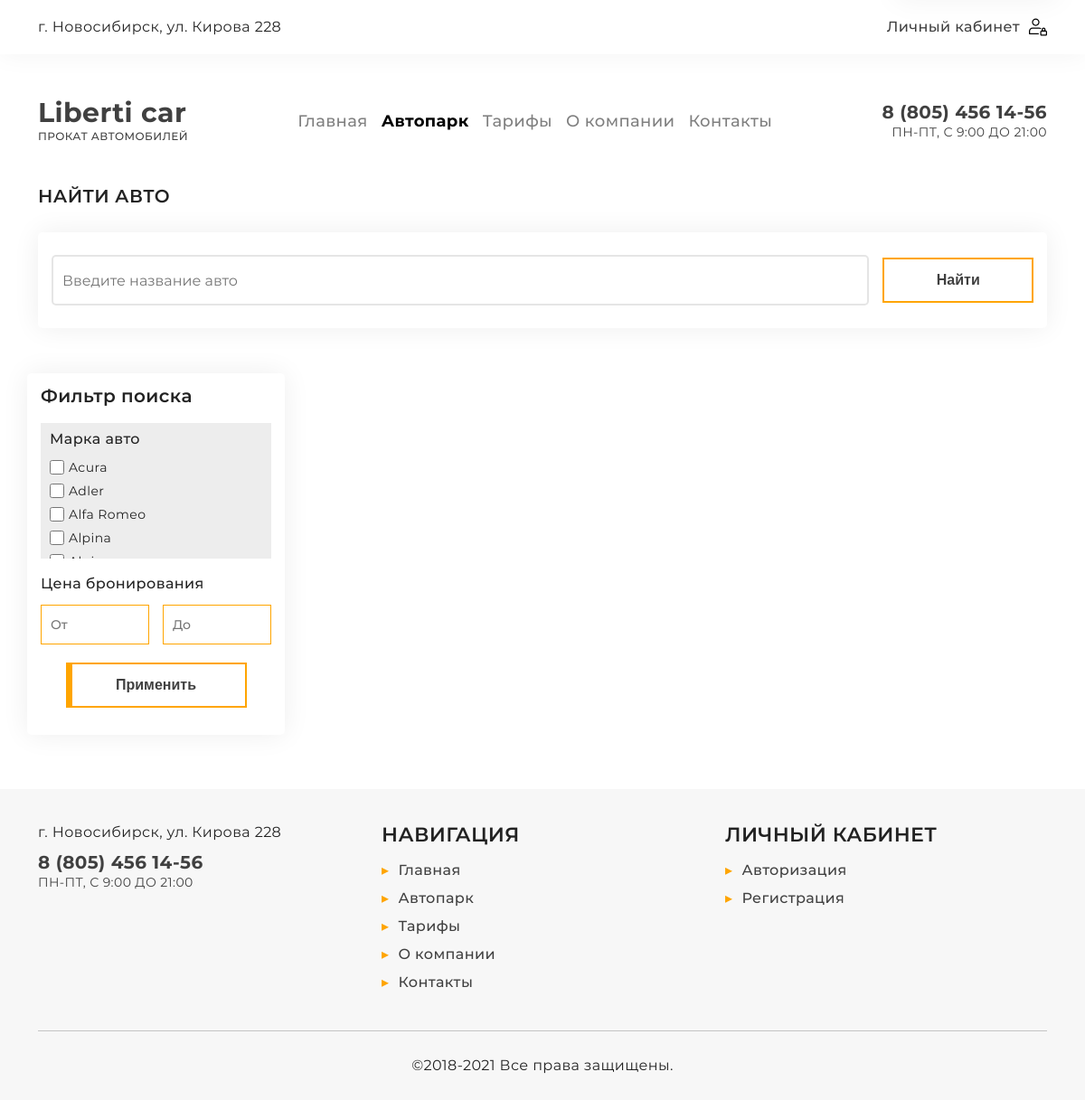
Page /pages/autopark.php on the committed database.
### tables this page shows
CREATE TABLE `brands` (
  `id_brand` int UNSIGNED NOT NULL,
  `name_brand` varchar(150) NOT NULL
);

### pages/autopark.php (the view, shortened to what this page needs)
<!DOCTYPE html>
<html lang="ru">
<head>
  <link rel="stylesheet" href="../css/reset.css">
  <link rel="stylesheet" href="../css/bootstrap-grid.min.css">
  <link rel="stylesheet" href="../css/style.css">
</head>
<body>
<header class="header">
    <div class="container header__content">
      <address class="address">
        <p class="address__text">г. Новосибирск, ул. Кирова 228</p>
      </address>
      <a class="cabinet"><?php
        if ($_SESSION['user'] || $_SESSION['admin']) {
          if ($_SESSION['user']) {
            echo $_SESSION['user']['name'];
          } else {
            echo $_SESSION['admin']['name'];
          }
        } else {
          echo 'Личный кабинет';
        }
      ?></a>
    </div>
  </header>
<main>
  <section class="navigation">
    <div class="container navigation__block">
      <div class="logo">
        <a href="../index.php" class="logo__btn">Liberti car</a>
        <p class="logo__desc">Прокат автомобилей</p>
      </div>
      <nav class="nav">
        <ul class="nav-list">
          <li class="nav-list__item"><a href="../index.php" class="nav-list__link">Главная</a></li>
          <li class="nav-list__item"><a class="nav-list__link" active>Автопарк</a></li>
          <li class="nav-list__item"><a href="price.php" class="nav-list__link">Тарифы</a></li>
          <li class="nav-list__item"><a href="about.php" class="nav-list__link">О компании</a></li>
          <li class="nav-list__item"><a href="contact.php" class="nav-list__link">Контакты</a></li>
        </ul>
      </nav>
      <div class="phone">
        <a href="tel:88054561456" class="phone__btn">8 (805) 456 14-56</a>
        <p class="phone__desc">Пн-Пт, с 9:00 до 21:00</p>
      </div>
    </div>
  </section>
  <section class="autopark">
    <div class="container">
      <div class="row">
        <div class="col-xl-12 panel panel__content">
          <h2 class="panel__title">Найти авто</h2>
          <form class="panel-form panel-form__search">
            <input type="search" name="search" id="search" placeholder="Введите название авто">
            <button type="submit" class="btn panel-form__btn panel-form__btn_search" id="searchBtn">Найти</button>
          </form>
        </div>
        <div class="col-xl-3 filter">
          <h3 class="filter__title">Фильтр поиска</h3>
          <div class="filter__stamp">
            <h4 class="filter__subtitle">Марка авто</h4>
            <?php
              require '../config/connect.php';
              $query = $pdo->query("SELECT * FROM `brands`");
              while($row = $query->fetch(PDO::FETCH_OBJ)) {
                echo '
                  <label for="'.$row->id_brand.'" class="filter__label">
                    <input type="checkbox" name="checkbox-name" id="'.$row->id_brand.'">
                    '.$row->name_brand.'
                  </label>
                ';
              }
            ?>
          </div>
          <div class="filter__price">
            <h4 class="filter__subtitle">Цена бронирования</h4>
            <div class="filter__price_row">
              <input type="text" name="price_min" placeholder="От">
              <input type="text" name="price_max" placeholder="До">
            </div>
          </div>
          <button class="btn filter__btn" id="filterBtn">Применить</button>
        </div>
        <div class="col-xl-9">
        </div>
      </div>
    </div>
  </section>
</main>
<footer class="footer">
  <div class="container">
    <div class="row footer__content">
      <div class="col-xl-4">
        <address class="address">
          <p class="address__text">г. Новосибирск, ул. Кирова 228</p>
        </address>
        <div class="phone phone_left">
          <a href="tel:88054561456" class="phone__btn">8 (805) 456 14-56</a>
          <p class="phone__desc">Пн-Пт, с 9:00 до 21:00</p>
        </div>
      </div>
      <div class="col-xl-4">
        <h4 class="footer__title">Навигация</h4>
        <nav class="footer-nav">
          <ul class="footer-nav-list">
            <li class="footer-nav-list__item"><a href="../index.php" class="footer-nav-list__link">Главная</a></li>
            <li class="footer-nav-list__item"><a class="footer-nav-list__link">Автопарк</a></li>
            <li class="footer-nav-list__item"><a href="price.php" class="footer-nav-list__link">Тарифы</a>
            </li>
            <li class="footer-nav-list__item"><a href="about.php" class="footer-nav-list__link">О
                компании</a>
            </li>
            <li class="footer-nav-list__item"><a href="contact.php" class="footer-nav-list__link">Контакты</a>
            </li>
          </ul>
        </nav>
      </div>
      <div class="col-xl-4">
        <h4 class="footer__title">Личный кабинет</h4>
        <nav class="footer-nav">
          <ul class="footer-nav-list">
            <li class="footer-nav-list__item"><a href="../authorization.php" class="footer-nav-list__link">Авторизация</a></li>
            <li class="footer-nav-list__item"><a href="../registration.php" class="footer-nav-list__link">Регистрация</a></li>
          </ul>
        </nav>
      </div>
    </div>
    <div class="row">
      <div class="col-xl-12 politics">
        <small class="politics__text">©2018-2021 Все права защищены.</small>
      </div>
    </div>
  </div>
</footer>
</body>
</html>

### rows in the picture
brands: name_brand "Acura"
brands: name_brand "Adler"
brands: name_brand "Alfa Romeo"
brands: name_brand "Alpina"
